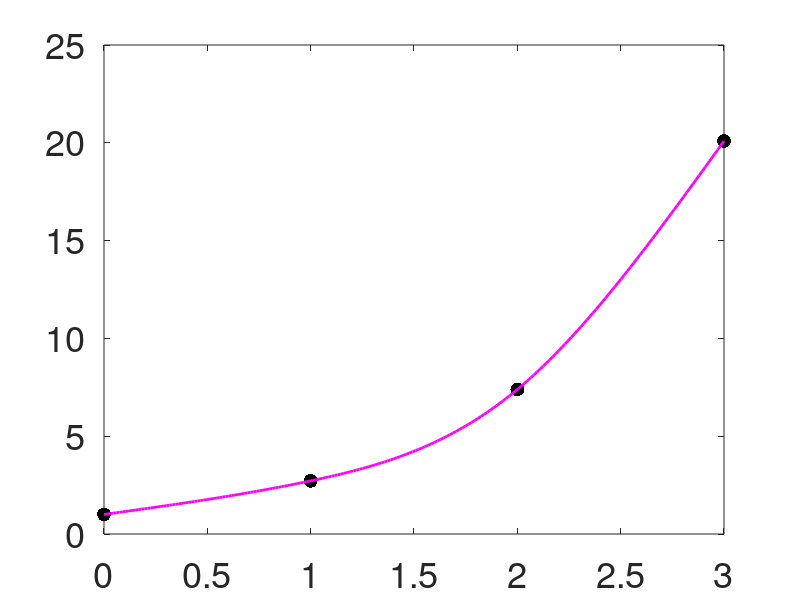

The MATLAB script that drew this image:
% MA 510 / CS 522: Numerical Methods
% Instructor: Andrea Arnold
% 
% Natural cubic spline example

clear; close all; clc

% Use the data points (0,1), (1,e), (2,e^2), (3,e^3) to form a natural
% cubic spline S(x) that approximates f(x) = e^x

% Data points
xpts = 0:3;
ypts = exp(xpts);

N = length(xpts); % number of data points N = n+1

h = diff(xpts);  % h values (step sizes between nodes)
a_coeff = ypts;  % a_j spline coefficients

% Build A (size NxN), b (size Nx1)
A = [1 0 0 0; ...
    h(1) 2*(h(1)+h(2)) h(2) 0; ...
    0 h(2) 2*(h(2)+h(3)) h(3); ...
    0 0 0 1];

b = [0; ...
    3/h(2)*(a_coeff(3)-a_coeff(2)) - 3/h(1)*(a_coeff(2)-a_coeff(1)); ...
    3/h(3)*(a_coeff(4)-a_coeff(3)) - 3/h(2)*(a_coeff(3)-a_coeff(2)); ...
    0];

% Solve for c_coeff
c_coeff = A\b;  % inv(A)*b

% Compute b_coeff and d_coeff
b_coeff = zeros(N-1,1);
d_coeff = zeros(N-1,1);
for j = 1:N-1
    b_coeff(j) = 1/h(j)*(a_coeff(j+1)-a_coeff(j))-h(j)/3*(2*c_coeff(j)+c_coeff(j+1));
    d_coeff(j) = (c_coeff(j+1)-c_coeff(j))/(3*h(j));
end

% Build spline
xeval = linspace(xpts(1),xpts(end),200);
S_val = zeros(size(xeval));
for i = 1:length(xeval)
    if ( xpts(1) <= xeval(i) && xeval(i) < xpts(2) )
        S_val(i) = a_coeff(1) + b_coeff(1)*(xeval(i)-xpts(1))...
            + c_coeff(1)*(xeval(i)-xpts(1))^2 + d_coeff(1)*(xeval(i)-xpts(1))^3;
    elseif ( xpts(2) <= xeval(i) && xeval(i) < xpts(3) )
        S_val(i) = a_coeff(2) + b_coeff(2)*(xeval(i)-xpts(2))...
            + c_coeff(2)*(xeval(i)-xpts(2))^2 + d_coeff(2)*(xeval(i)-xpts(2))^3;
    elseif ( xpts(3) <= xeval(i) && xeval(i) <= xpts(4) )
        S_val(i) = a_coeff(3) + b_coeff(3)*(xeval(i)-xpts(3))...
            + c_coeff(3)*(xeval(i)-xpts(3))^2 + d_coeff(3)*(xeval(i)-xpts(3))^3;
    end
end


% Plot data, resulting spline
figure(1);
plot(xpts,ypts,'.k','MarkerSize',30); hold on;
plot(xeval,S_val,'-m','LineWidth',2); hold off;
set(gca,'FontSize',26);

